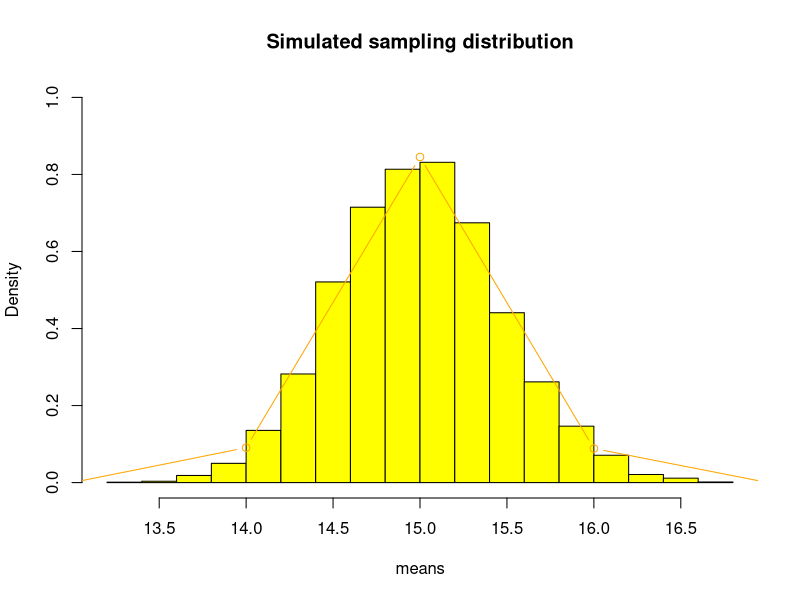

Reproduce this figure in R.
Xbar <- numeric(10000)
#set.seed(300)
for (i in 1:10000)
{
  x <- rexp(1000, rate = 1/15)
  Xbar[i] <- mean(x)
}
hist(Xbar, col= "yellow", ylim=c(0,1),main="Simulated sampling distribution", xlab="means", freq=FALSE)
lines(10:20, dnorm(10:20, mean(Xbar), sd(Xbar) ), col="orange",type = "b") #overlay pmf for Normal(17)

